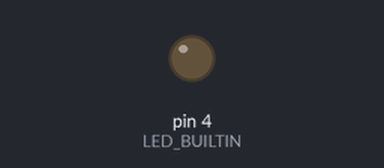
Recording of a sketch running on a simulated Arduino Uno, built with avr-gcc and run on an emulated ATmega328P. Parts: output pins drawn as LEDs (lit = HIGH).

Above: at 1.5 s.
At 4.5 s:
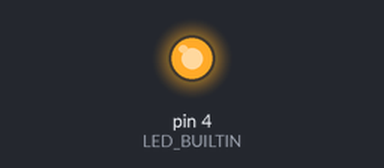
Timing chart, 0 to 7.8 s (numbered marks = the images above):
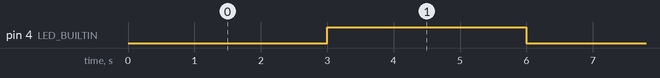

The sketch:

8-1-2.ino
```cpp
#define LED_BUILTIN 4

void setup() {
  Serial.begin(9600);
  pinMode(LED_BUILTIN,OUTPUT);
}

void loop() {
  analogWrite(LED_BUILTIN,0);
  delay(1000);
    analogWrite(LED_BUILTIN,50);
  delay(1000);
    analogWrite(LED_BUILTIN,100);
  delay(1000);
    analogWrite(LED_BUILTIN,150);
  delay(1000);
    analogWrite(LED_BUILTIN,200);
  delay(1000);
    analogWrite(LED_BUILTIN,255);
  delay(1000);

}
```

Measured:
- by itself, pin 4 (LED_BUILTIN): alternates HIGH for 3.0 s and LOW for 3.0 s
